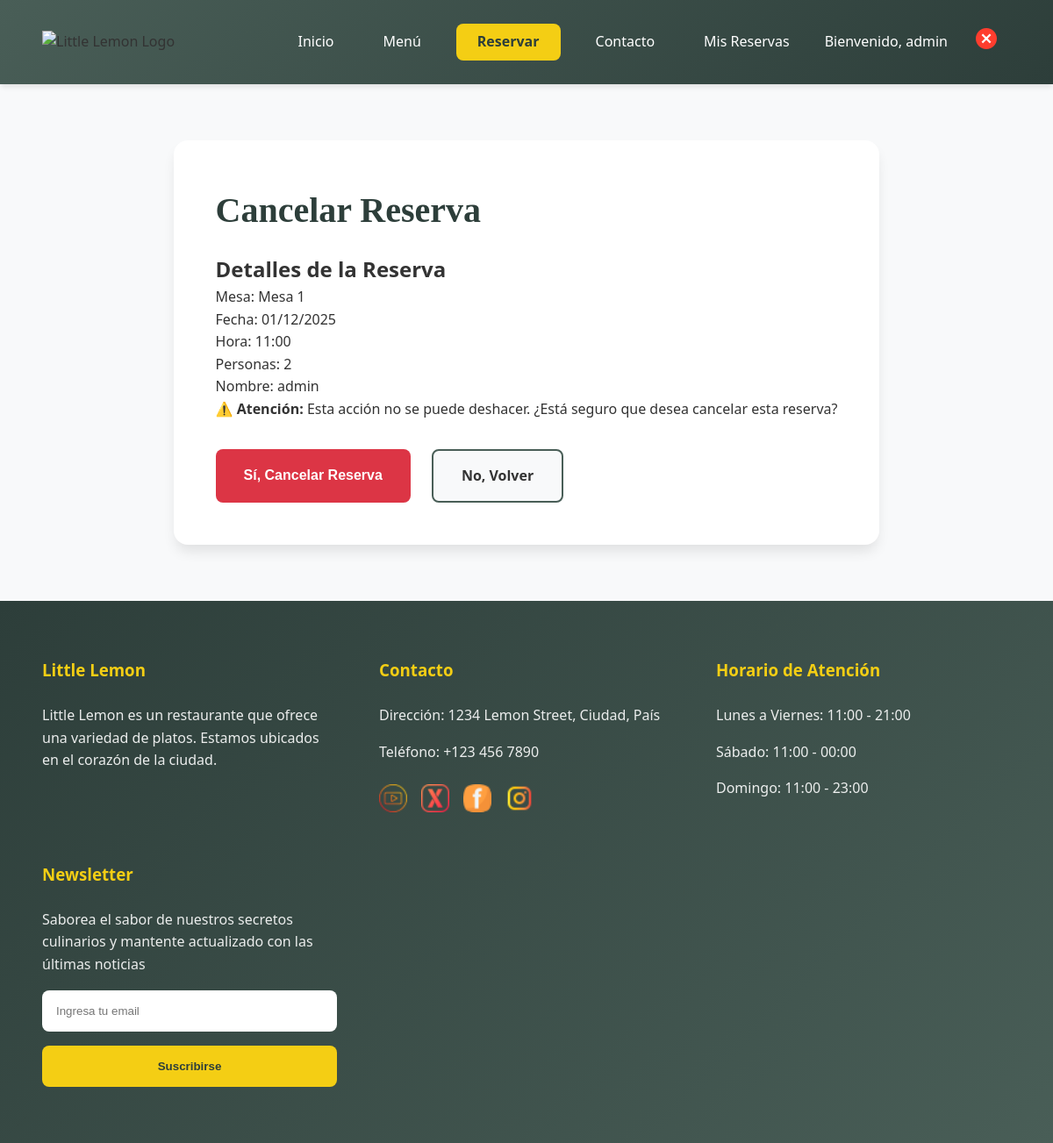
/cancel-reservation/1/ (signed in), run on the app's committed database.
### restaurant/models.py (models this page shows, shortened)
class Reservation(models.Model):
    id = models.AutoField(primary_key=True)
    name = models.CharField(max_length=100, default="No name")
    no_of_guest = models.IntegerField(default=0)
    booking_date = models.DateField(default=timezone.now)
    booking_time = models.TimeField(default=timezone.now)
    table = models.ForeignKey(Table, on_delete=models.CASCADE, default=1)

class Table(models.Model):
    id = models.AutoField(primary_key=True)
    name = models.CharField(max_length=100, default="No name")
    no_of_seats = models.IntegerField(default=0)
    available = models.BooleanField(default=True)

### restaurant/views.py (the view)
# urls.py: path('cancel-reservation/<int:reservation_id>/', views.cancel_reservation, name='cancel_reservation'),
@login_required(login_url='signin')
def cancel_reservation(request, reservation_id):
    reservation = get_object_or_404(Reservation, id=reservation_id)
    user_name = request.user.get_full_name() or request.user.username
    if user_name.lower() not in reservation.name.lower():
        messages.error(request, 'No tienes permiso para cancelar esta reserva')
        return redirect('my_reservations')
    reservation_datetime = timezone.make_aware(datetime.combine(reservation.booking_date, reservation.booking_time))
    if reservation_datetime < timezone.now():
        messages.error(request, 'No puedes cancelar una reserva pasada')
        return redirect('my_reservations')
    if request.method == 'POST':
        reservation_info = f"{reservation.booking_date} a las {reservation.booking_time}"
        reservation.delete()
        messages.success(request, f'Reserva del {reservation_info} cancelada exitosamente')
        return redirect('my_reservations')
    return render(request, 'restaurant/cancel_reservation.html', {'reservation': reservation})

### templates/restaurant/cancel_reservation.html (shortened to what this page needs)
{% extends "bases/base.html" %}
{% load static %}
{% block contents %}
<div class="cancel_container">
    <div class="cancel_card">
        <h1 class="cancel_title">Cancelar Reserva</h1>
        <div class="reservation_summary">
            <h2>Detalles de la Reserva</h2>
            <div class="summary_details">
                <div class="detail_row">
                    <span class="label">Mesa:</span>
                    <span class="value">{{ reservation.table.name }}</span>
                </div>
                <div class="detail_row">
                    <span class="label">Fecha:</span>
                    <span class="value">{{ reservation.booking_date|date:"d/m/Y" }}</span>
                </div>
                <div class="detail_row">
                    <span class="label">Hora:</span>
                    <span class="value">{{ reservation.booking_time|time:"H:i" }}</span>
                </div>
                <div class="detail_row">
                    <span class="label">Personas:</span>
                    <span class="value">{{ reservation.no_of_guest }}</span>
                </div>
                <div class="detail_row">
                    <span class="label">Nombre:</span>
                    <span class="value">{{ reservation.name }}</span>
                </div>
            </div>
        </div>
        <div class="cancel_warning">
            <p><strong>⚠️ Atención:</strong> Esta acción no se puede deshacer. ¿Está seguro que desea cancelar esta
                reserva?</p>
        </div>
        <form method="post" class="cancel_form">
            <div class="form_actions">
                <button type="submit" class="btn btn_danger">Sí, Cancelar Reserva</button>
                <a href="{% url 'my_reservations' %}" class="btn btn_secondary">No, Volver</a>
            </div>
        </form>
    </div>
</div>
{% endblock %}

### templates/bases/base.html (shortened to what this page needs)
{% load static %}
<!DOCTYPE html>
<html lang="es">
<head>
    <link rel="stylesheet" href="{% static 'restaurant/styles/style.css' %}">
</head>
<body>
    <nav class="navbar">
        <div class="logo">
            <img src="{% static 'assets/logo2_littlelemon.png' %}}" alt="Little Lemon Logo">
        </div>
        <div class="menu_item">
            <a href="{% url 'home_restaurant' %}">Inicio</a>
            <a href="{% url 'menu' %}">Menú</a>
            <a href="{% url 'book_table' %}" class="nav_book">Reservar</a>
            <a href="{% url 'contact' %}">Contacto</a>
            {% if not request.user.is_authenticated %}
            <a href="{% url 'signin' %}">Iniciar Sesión</a>
            <a href="{% url 'register' %}">Registrarse</a>
            {% else %}
            <a href="{% url 'my_reservations' %}">Mis Reservas</a>
            <span class="welcome_text">Bienvenido, {{ request.user.username }}
                <a href="{% url 'logoff' %}"><img src="{% static 'assets/logout.png' %}" alt="Cerrar sesión"></a>
            </span>
            {% endif %}
        </div>
    </nav>
    {% block contents %}
    {% endblock %}
    <footer>
        <div class="footer_item">
            <h3 class="h3_title">Little Lemon</h3>
            <p class="p_subtitle">Little Lemon es un restaurante que ofrece una variedad de platos. Estamos ubicados en
                el corazón de la ciudad.</p>
        </div>
        <div class="footer_item">
            <h3>Contacto</h3>
            <p>Dirección: 1234 Lemon Street, Ciudad, País</p>
            <p>Teléfono: +123 456 7890</p>
            <div class="contact-rrss">
                <a href="#"><img src="{% static 'assets/youtube_logo.png' %}" alt="youtube"></a>
                <a href="#"><img src="{% static 'assets/x_logo.png' %}" alt="twitter"></a>
                <a href="#"><img src="{% static 'assets/facebook_logo.png' %}" alt="facebook"></a>
                <a href="#"><img src="{% static 'assets/instagram_logo.png' %}" alt="instagram"></a>
            </div>
        </div>
        <div class="footer_item">
            <h3>Horario de Atención</h3>
            <p>Lunes a Viernes: 11:00 - 21:00</p>
            <p>Sábado: 11:00 - 00:00</p>
            <p>Domingo: 11:00 - 23:00</p>
        </div>
        <div class="footer_item">
            <h3>Newsletter</h3>
            <p>Saborea el sabor de nuestros secretos culinarios y mantente actualizado con las últimas noticias</p>
            <form action="#" method="post">
                <input type="email" name="email" placeholder="Ingresa tu email" required>
                <button type="submit">Suscribirse</button>
            </form>
        </div>
    </footer>
</body>
</html>

### data on the page
Reservation: table.name "Mesa 1", booking_date "01/12/2025", booking_time "11:00", no_of_guest "2", name "admin"

### other printed values
{{ request.user.username }} "admin"
